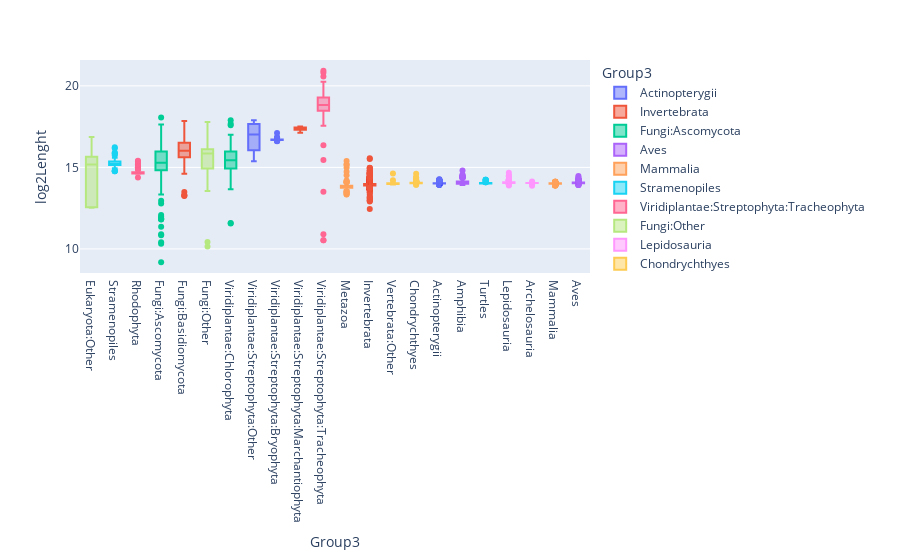

Notebook code cell kept with this figure:
### Code cell
violin_Lenght = px.box(dataLenght, x='Group3', y="log2Lenght", color="Group3", hover_data=['SpeciesNames'])
violin_Lenght.update_layout(xaxis={'categoryorder':'array', 'categoryarray':['Eukaryota:Other', 'Stramenopiles', 'Rhodophyta', 
    'Fungi:Ascomycota', 'Fungi:Basidiomycota', 'Fungi:Other',                                                                         
    'Viridiplantae:Chlorophyta','Viridiplantae:Streptophyta:Other','Viridiplantae:Streptophyta:Bryophyta','Viridiplantae:Streptophyta:Marchantiophyta','Viridiplantae:Streptophyta:Tracheophyta',
    'Metazoa', 'Invertebrata', 'Vertebrata:Other', 'Chondrychthyes','Actinopterygii', 'Amphibia', 'Turtles','Lepidosauria','Archelosauria','Mammalia','Aves']})
violin_Lenght.show()
